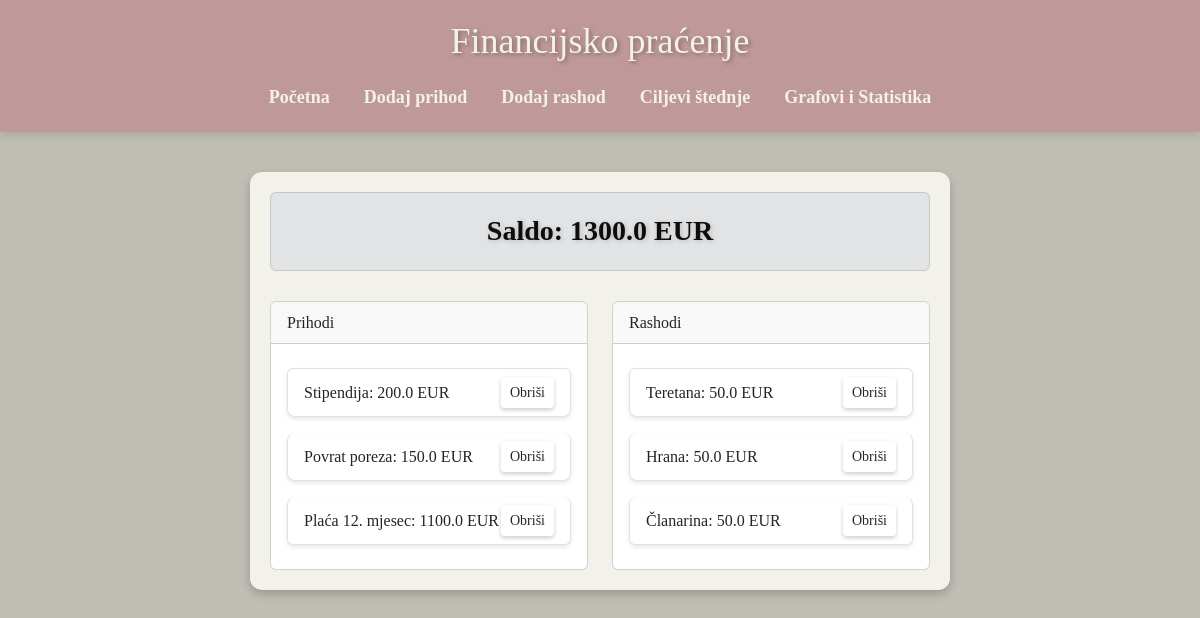
The page / on the database its author committed.
### app/models.py (models this page shows)
class Income(db.Model):
    id = db.Column(db.Integer, primary_key=True)
    amount = db.Column(db.Float, nullable=False)
    description = db.Column(db.String(200), nullable=False)

class Expense(db.Model):
    id = db.Column(db.Integer, primary_key=True)
    amount = db.Column(db.Float, nullable=False)
    description = db.Column(db.String(200), nullable=False)

### app/routes.py (the view)
@main.route('/')
def home():
    incomes = Income.query.all()
    expenses = Expense.query.all()
    total_income = sum(income.amount for income in incomes)
    total_expense = sum(expense.amount for expense in expenses)
    balance = total_income - total_expense
    return render_template('home.html', incomes=incomes, expenses=expenses, balance=balance)

### app/templates/home.html
{% extends "base.html" %}
{% block content %}
    <div class="balance alert alert-secondary">Saldo: {{ balance }} EUR</div>
    <div class="row">
        <div class="col-md-6">
            <div class="card">
                <div class="card-header">Prihodi</div>
                <div class="card-body">
                    <ul class="list-group">
                        {% for income in incomes %}
                            <li class="list-group-item d-flex justify-content-between align-items-center">
                                {{ income.description }}: {{ income.amount }} EUR
                                <form method="POST" action="{{ url_for('main.delete_income', income_id=income.id) }}">
                                    <button type="submit" class="btn btn-sm">Obriši</button>
                                </form>
                            </li>
                        {% endfor %}
                    </ul>
                </div>
            </div>
        </div>
        <div class="col-md-6">
            <div class="card">
                <div class="card-header">Rashodi</div>
                <div class="card-body">
                    <ul class="list-group">
                        {% for expense in expenses %}
                            <li class="list-group-item d-flex justify-content-between align-items-center">
                                {{ expense.description }}: {{ expense.amount }} EUR
                                <form method="POST" action="{{ url_for('main.delete_expense', expense_id=expense.id) }}">
                                    <button type="submit" class="btn btn-sm">Obriši</button>
                                </form>
                            </li>
                        {% endfor %}
                    </ul>
                </div>
            </div>
        </div>
    </div>
{% endblock %}

### app/templates/base.html (shortened to what this page needs)
<!DOCTYPE html>
<html lang="en">
<head>
    <link href="https://cdn.jsdelivr.net/npm/bootstrap@5.3.0-alpha3/dist/css/bootstrap.min.css" rel="stylesheet">
    <link rel="stylesheet" href="{{ url_for('static', filename='style.css') }}">
</head>
<body>
    <header class="mb-4">
        <h1>Financijsko praćenje</h1>
        <nav>
            <a href="{{ url_for('main.home') }}">Početna</a>
            <a href="{{ url_for('main.add_income') }}">Dodaj prihod</a>
            <a href="{{ url_for('main.add_expense') }}">Dodaj rashod</a>
            <a href="{{ url_for('main.goals') }}">Ciljevi štednje</a>
            <a href="{{ url_for('main.graphs') }}">Grafovi i Statistika</a>
        </nav>
    </header>
    <div class="container">
        {% block content %}{% endblock %}
    </div>
</body>
</html>

### app/static/style.css (style rules this page uses)
body { font-family: Garamond, serif; margin: 0; padding: 0; background-color: #BFBDB4; color: #0D0D0D; line-height: 1.6; }
h1, h2, h3 { color: #0D0D0D; text-align: center; margin-bottom: 20px; }
a { text-decoration: none; color: #BF9999; transition: color 0.3s ease; }
header { background-color: #BF9999; color: #0D0D0D; padding: 20px 0; text-align: center; box-shadow: 0 4px 8px rgba(0, 0, 0, 0.1); }
header h1 { color: #F2F2EB; font-size: 36px; text-shadow: 2px 2px 4px rgba(0, 0, 0, 0.3); }
header nav a { color: #F2F2EB; margin: 0 15px; font-size: 18px; font-weight: bold; transition: color 0.3s ease; }
.container { max-width: 700px; margin: 40px auto; padding: 20px; background: #F2F2EB; box-shadow: 0 4px 10px rgba(0, 0, 0, 0.2); border-radius: 12px; animation: fadeIn 0.8s ease-in-out; }
form { display: flex; flex-direction: column; gap: 15px; }
button { background-color: #BF9999; color: #F2F2EB; border: none; padding: 12px 20px; font-size: 16px; border-radius: 8px; cursor: pointer; transition: background-color 0.3s ease, transform 0.2s ease; }
ul { list-style: none; padding: 0; }
button { background-color: #BF9999; color: #F2F2EB; border: none; padding: 8px 12px; font-size: 14px; border-radius: 8px; cursor: pointer; transition: background-color 0.3s ease, transform 0.2s ease, box-shadow 0.3s ease; box-shadow: 0 2px 4px rgba(0, 0, 0, 0.2); }
ul li { background: #F2F2EB; margin: 8px 0; padding: 12px; border: 1px solid #ddd; border-radius: 8px; display: flex; justify-content: space-between; align-items: center; box-shadow: 0 2px 4px rgba(0, 0, 0, 0.1); transition: transform 0.2s ease, box-shadow 0.3s ease; }
.balance { font-size: 28px; font-weight: bold; color: #0D0D0D; text-shadow: 1px 1px 5px rgba(0, 0, 0, 0.2); text-align: center; margin-bottom: 30px; }

### rows shown on the page
Income: description "Stipendija", amount "200.0"
Income: description "Povrat poreza", amount "150.0"
Income: description "Plaća 12. mjesec", amount "1100.0"
Expense: description "Teretana", amount "50.0"
Expense: description "Hrana", amount "50.0"
Expense: description "Članarina", amount "50.0"

### other values the page prints
{{ balance }} "1300.0"
